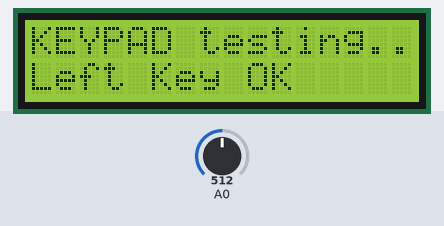
Recording of a sketch running on a simulated Arduino Uno, built with avr-gcc and run on an emulated ATmega328P. On the bench: 16×2 character LCD. The inputs (shaded band) are chosen by the test bench; at power-on: A0 = 512.

Above: at 1.2 s.
1.3 s: A0 set to 716
At 1.7 s:
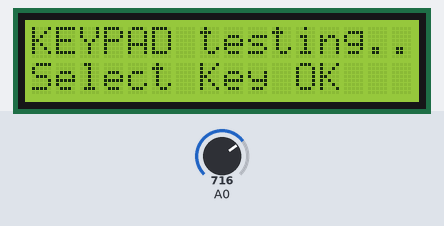
2.8 s: A0 set to 306
At 4.0 s:
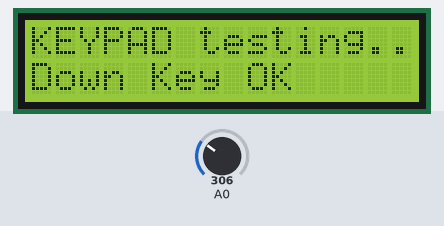
4.3 s: A0 set to 122
At 5.1 s:
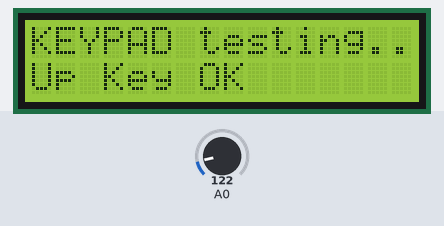
5.8 s: A0 set to 0
At 6.3 s:
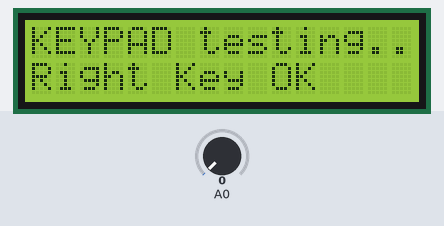
7.3 s: A0 set to 511
At 8.6 s:
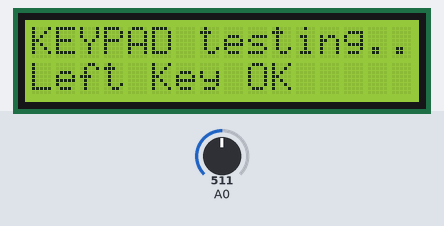
Timing chart, 0 to 9.8 s (numbered marks = the images above; inputs shaded):
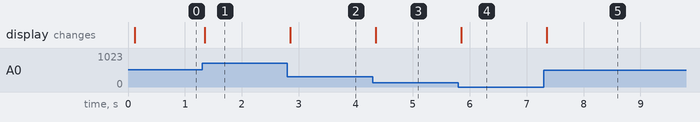

Measured:
- after the input at 1.3 s, the display: changes after 0.05 s (image 1)
- after the input at 2.8 s, the display: changes after 0.05 s (image 2)
- after the input at 4.3 s, the display: changes after 0.05 s (image 3)
- after the input at 5.8 s, the display: changes after 0.05 s (image 4)
- after the input at 7.3 s, the display: changes after 0.05 s (image 5)

The sketch:

Artie_LcdKeypad.ino
```cpp
#include <LiquidCrystal.h>
#include <LCDKeypad.h>

LCDKeypad lcd;

//Key message
char msgs[5][15] = {"Right Key OK ",
                    "Up Key OK    ",
                    "Down Key OK  ",
                    "Left Key OK  ",
                    "Select Key OK" };
int  adc_key_val[5] ={30, 150, 360, 535, 760 };
int NUM_KEYS = 5;
int adc_key_in;
int key=-1;
int oldkey=-1;

void setup()
{

  lcd.begin(16, 2);
  lcd.clear();
  lcd.print("KEYPAD testing... pressing");
  lcd.setCursor(0,1);
  lcd.print("   The Number");


}

void loop()
{


	adc_key_in = analogRead(0);    // read the value from the sensor
  key = get_key(adc_key_in);		        // convert into key press

	if (key != oldkey)				    // if keypress is detected
	{
    delay(50);		// wait for debounce time
		adc_key_in = analogRead(0);    // read the value from the sensor
    key = get_key(adc_key_in);		        // convert into key press
    if (key != oldkey)
    {
      oldkey = key;
      if (key >=0){
      lcd.setCursor(0,1);
  			lcd.print(msgs[key]);
      }
    }
  }


}

// Convert ADC value to key number
int get_key(unsigned int input)
{
	int k;

	for (k = 0; k < NUM_KEYS; k++)
	{
		if (input < adc_key_val[k])
		{

    return k;
        }
	}

    if (k >= NUM_KEYS)
        k = -1;     // No valid key pressed

    return k;
}
```
